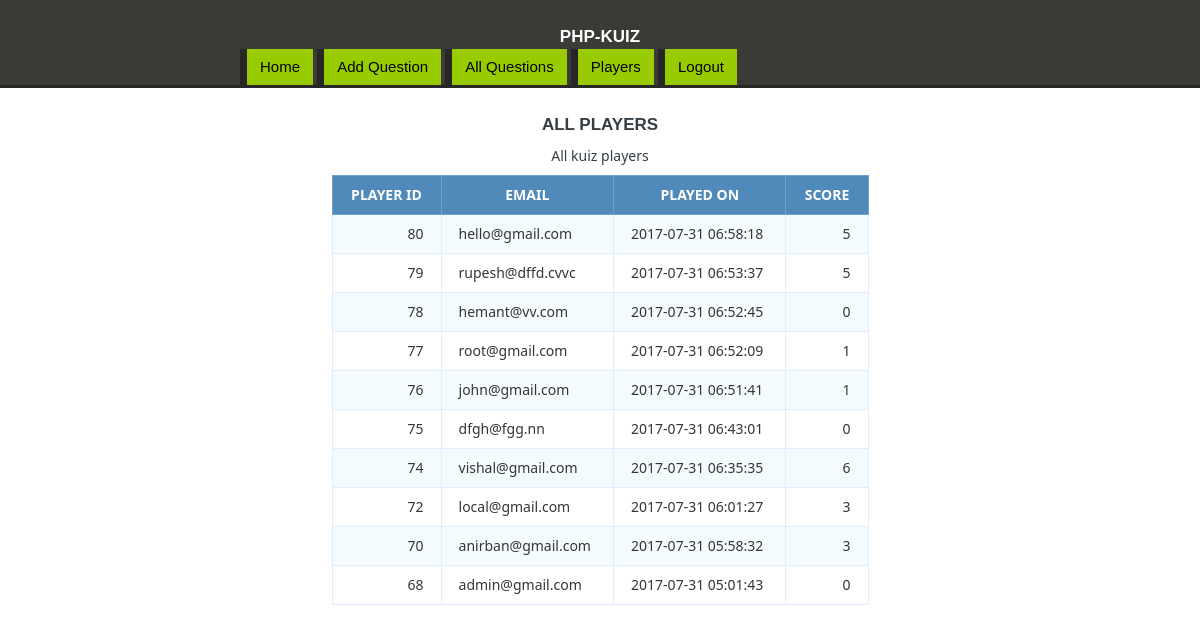
Page /players.php (signed in) on the committed database.
### tables this page shows
CREATE TABLE `users` (
  `id` int(11) NOT NULL,
  `email` varchar(225) NOT NULL,
  `played_on` varchar(225) NOT NULL,
  `score` int(11) NOT NULL DEFAULT '0'
);

### players.php (the view, shortened to what this page needs)
<?php include "connection.php";
if (isset($_SESSION['admin'])) {
?>
<!DOCTYPE html>
<html>
	<head>
		<link rel="stylesheet" type="text/css" href="css/style.css">
		<link rel="stylesheet" type="text/css" href="css/style1.css">
	</head>
	<body>
		<header>
			<div class="container">
				<h1>PHP-Kuiz</h1>
				<a href="index.php" class="start">Home</a>
				<a href="add.php" class="start">Add Question</a>
				<a href="allquestions.php" class="start">All Questions</a>
				<a href="players.php" class="start">Players</a>
				<a href="exit.php" class="start">Logout</a>
			</div>
		</header>
	<h1> All Players</h1>
	<table class="data-table">
		<caption class="title">All kuiz players</caption>
		<thead>
			<tr>
			<th>Player Id</th>
			<th>Email</th>
			<th>Played On</th>
			<th>Score</th>
			</tr>
		</thead>
		<tbody>
		<?php
            $query = "SELECT * FROM users ORDER BY played_on DESC";
            $select_players = mysqli_query($conn, $query) or die(mysqli_error($conn));
            if (mysqli_num_rows($select_players) > 0 ) {
            while ($row = mysqli_fetch_array($select_players)) {
                $id = $row['id'];
                $email = $row['email'];
                $played_on = $row['played_on'];
                $score = $row['score'];
                echo "<tr>";
                echo "<td>$id</td>";
                echo "<td>$email</td>";
                echo "<td>$played_on</td>";
                echo "<td>$score</td>";
                echo "</tr>";
             }
         }
        ?>
		</tbody>
	</table>
</body>
</html>
<?php }
else {
	header("location: admin.php");
}
?>

### css/style.css (style rules this page uses)
body { font-family: arial; font-size: 15px; line-height: 1.6em; }
a { text-decoration: none; }
.container { width: 60%; margin: 0 auto; overflow: auto; }
header { border-bottom: 3px #272726 solid; background: #3A3A36; color: white; }
a.start { display: inline-block; color: #000000; background: #99CC00; border-left: 7px #272726 solid; padding:6px 13px; }

### css/style1.css (style rules this page uses)
body { font-size: 15px; color: #343d44; font-family: "segoe-ui", "open-sans", tahoma, arial; padding: 0; margin: 0; }
table { margin: auto; font-family: "Lucida Sans Unicode", "Lucida Grande", "Segoe Ui"; font-size: 12px; }
h1 { margin: 25px auto 0; text-align: center; text-transform: uppercase; font-size: 17px; }
table td { transition: all .5s; }
.data-table { border-collapse: collapse; font-size: 14px; min-width: 537px; }
.data-table th, .data-table td { border: 1px solid #e1edff; padding: 7px 17px; }
.data-table caption { margin: 7px; }
.data-table thead th { background-color: #508abb; color: #FFFFFF; border-color: #6ea1cc !important; text-transform: uppercase; }
.data-table tbody td { color: #353535; }
.data-table tbody td:first-child, .data-table tbody td:nth-child(4), .data-table tbody td:last-child { text-align: right; }
.data-table tbody tr:nth-child(odd) td { background-color: #f4fbff; }

### rows in the picture
users: id "80", email "hello@gmail.com", played_on "2017-07-31 06:58:18", score "5"
users: id "79", email "rupesh@dffd.cvvc", played_on "2017-07-31 06:53:37", score "5"
users: id "78", email "hemant@vv.com", played_on "2017-07-31 06:52:45", score "0"
users: id "77", email "root@gmail.com", played_on "2017-07-31 06:52:09", score "1"
users: id "76", email "john@gmail.com", played_on "2017-07-31 06:51:41", score "1"
users: id "75", email "dfgh@fgg.nn", played_on "2017-07-31 06:43:01", score "0"
users: id "74", email "vishal@gmail.com", played_on "2017-07-31 06:35:35", score "6"
users: id "72", email "local@gmail.com", played_on "2017-07-31 06:01:27", score "3"
users: id "70", email "anirban@gmail.com", played_on "2017-07-31 05:58:32", score "3"
users: id "68", email "admin@gmail.com", played_on "2017-07-31 05:01:43", score "0"
